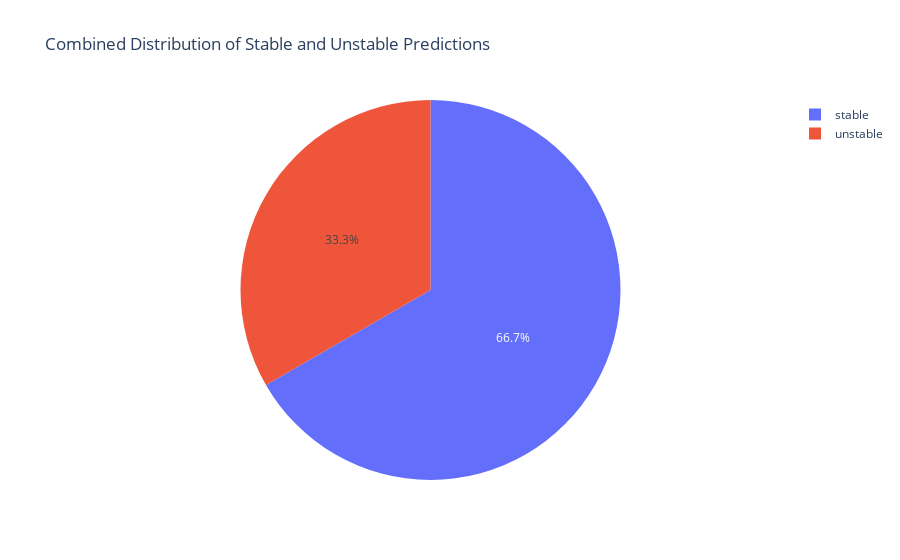

This figure's notebook cell:
### Code cell
import plotly.express as px
import pandas as pd
# Define the model names and example predictions for each model
model_names = ["Linear Regression (lr1)", "Gradient Boosting", "CatBoost"]
predictions_per_model = [
    ['0.6', '0.3', '0.8'],
    ['0.7', '0.4', '0.9'],
    ['0.5', '0.2', '0.7']
]
# Combine stability predictions for all models
all_stabilities = []
for predictions in predictions_per_model:
    predictions_float = [float(pred) for pred in predictions]
    predicted_stability = ['stable' if pred >= 0.5 else 'unstable' for pred in predictions_float]
    all_stabilities.extend(predicted_stability)
# Create a DataFrame for all stabilities
df_all = pd.DataFrame({'Stability': all_stabilities})
# Create a pie chart to visualize the distribution of 'stable' and 'unstable' predictions for all models
fig = px.pie(df_all, values=df_all['Stability'].value_counts(), names=df_all['Stability'].unique(), title='Combined Distribution of Stable and Unstable Predictions')
# Show the pie chart
fig.show()

### Figure 1 — Plotly figure (JSON) as saved in the notebook; plotly's stock layout.template omitted (floating-point values rounded to 4 significant figures)
{"data": [{"domain": {"x": [0, 1], "y": [0, 1]}, "hovertemplate": "label=%{label}<br>value=%{value}<extra></extra>", "labels": ["stable", "unstable"], "legendgroup": "", "name": "", "showlegend": true, "type": "pie", "values": [6, 3]}], "layout": {"legend": {"tracegroupgap": 0}, "title": {"text": "Combined Distribution of Stable and Unstable Predictions"}}}
